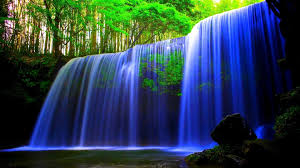
%> input picture computer_vision/image_processing_for_computer_vision/linear_image_processing/images/water.jpg, 300 x 168 px
$ octave gaussian_filter.m   (GNU Octave 9; MATLAB toolbox functions it lacks are replaced by stand-ins)
%> lines starting %> are read from the running program, lines starting %| are printed output that depends on the picture
clc; clear all; close all;

# Removing noise with a Gaussian filter

# Load an image
figure(1);
img = imread('images/water.jpg');
%> img is the input picture: size 168x300x3 uint8; mean R, G, B 44.9, 64.7, 79.1
imshow(img);

# Add some noise
figure(2);
noise_sigma = 65;
noise = randn(size(img)).*noise_sigma;
noisy_img = img + noise;
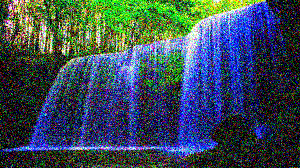
%> noisy_img: size 168x300x3 uint8; mean R, G, B 58.1, 74.8, 87.3
imshow(noisy_img);

# Create a Gaussian filter
filter_size = 21; #affects the brightness
filter_sigma = 3; # affects the blur
pkg load image;
filter = fspecial('gaussian', filter_size, filter_sigma);

# Apply filter to remove noise
figure(3);
smooth_img = imfilter(noisy_img, filter);
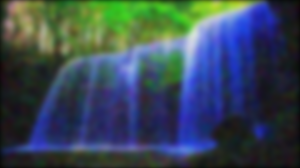
%> smooth_img: size 168x300x3 uint8; mean R, G, B 56.9, 73.1, 86.4
imshow(smooth_img);

# Applying filter at boundary on colored image
figure(4);
#smooth_bc = imfilter(img, filter, 0);
#smooth_bc = imfilter(img, filter, 'circular');
#smooth_bc = imfilter(img, filter, 'replicate');
smooth_bc = imfilter(noisy_img, filter, 'symmetric');
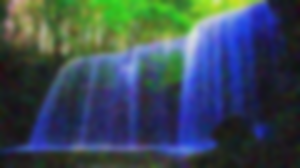
%> smooth_bc: size 168x300x3 uint8; mean R, G, B 58.1, 74.8, 87.3; mean of the top-left, top-right, bottom-left and bottom-right quarters 91.8, 93.1, 57.9, 50.9
imshow(smooth_bc, [0.0 255.0]);

$ run again, with computer_vision/image_processing_for_computer_vision/linear_image_processing/images/jumper.jpg copied over computer_vision/image_processing_for_computer_vision/linear_image_processing/images/water.jpg
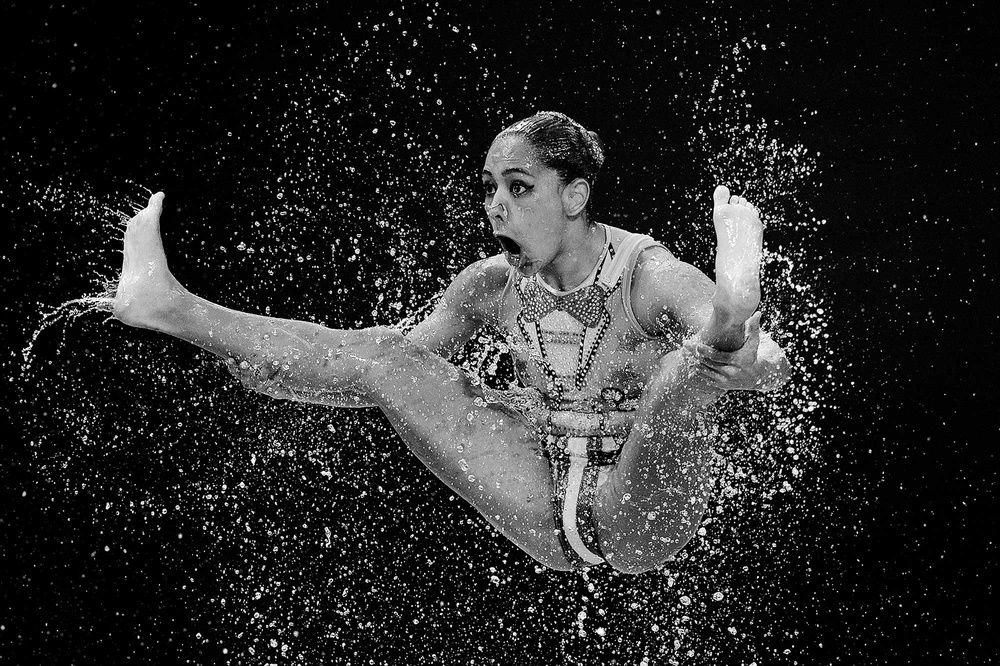
%> input picture computer_vision/image_processing_for_computer_vision/linear_image_processing/images/jumper.jpg, 1000 x 666 px, shrunk from 2000 x 1332 before the run
%> img is the input picture: size 666x1000x3 uint8; min 0, max 255, mean 40
%> `noisy_img = img + noise;`:
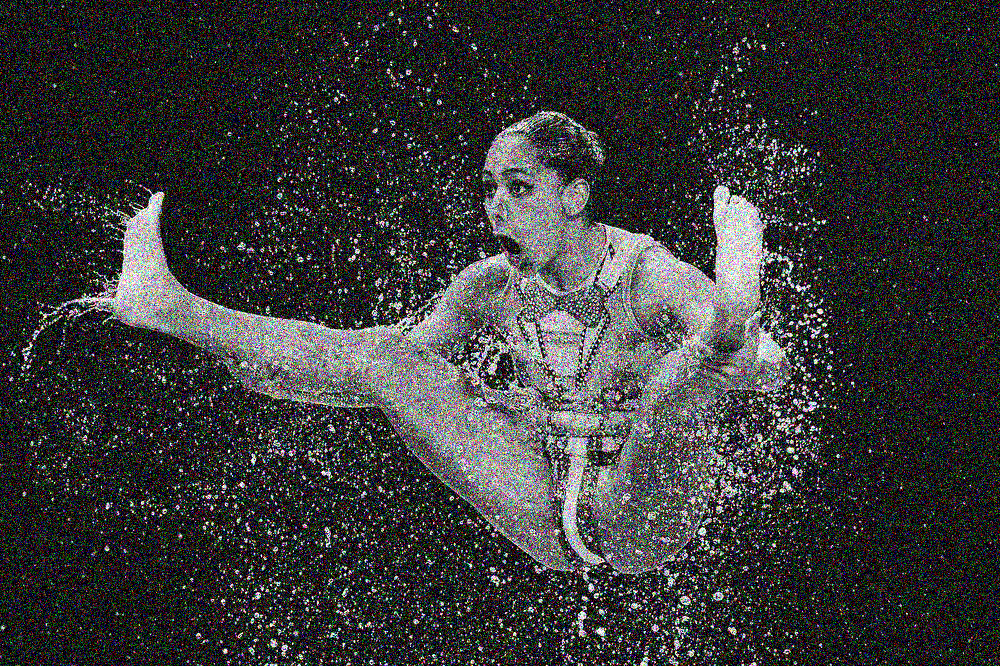
%> noisy_img: size 666x1000x3 uint8; mean R, G, B 56.9, 56.8, 56.9
%> `smooth_img = imfilter(noisy_img, filter);`:
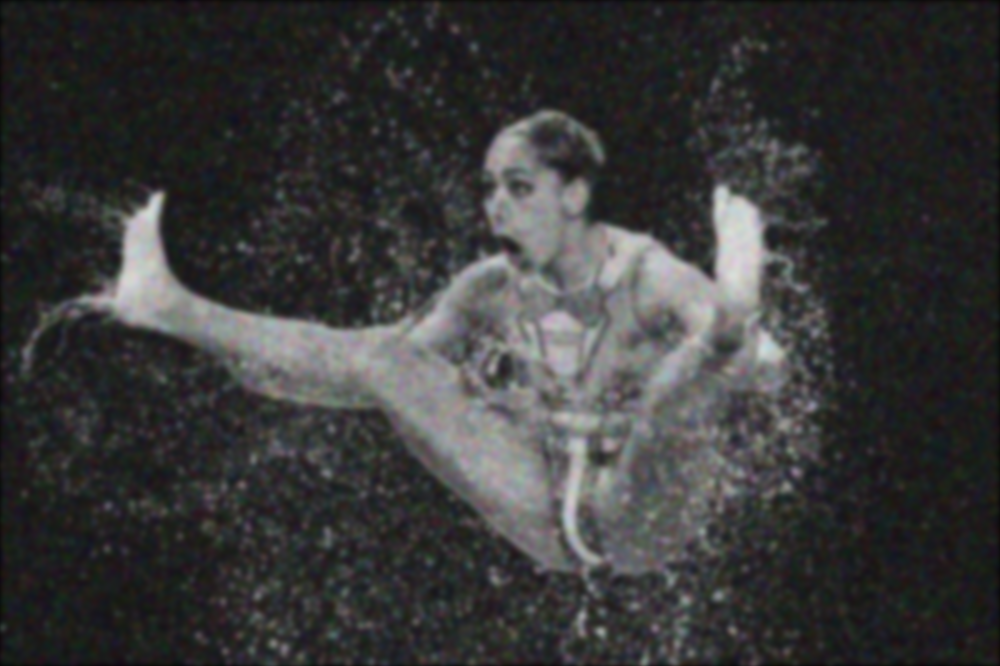
%> smooth_img: size 666x1000x3 uint8; mean R, G, B 56.7, 56.6, 56.7
